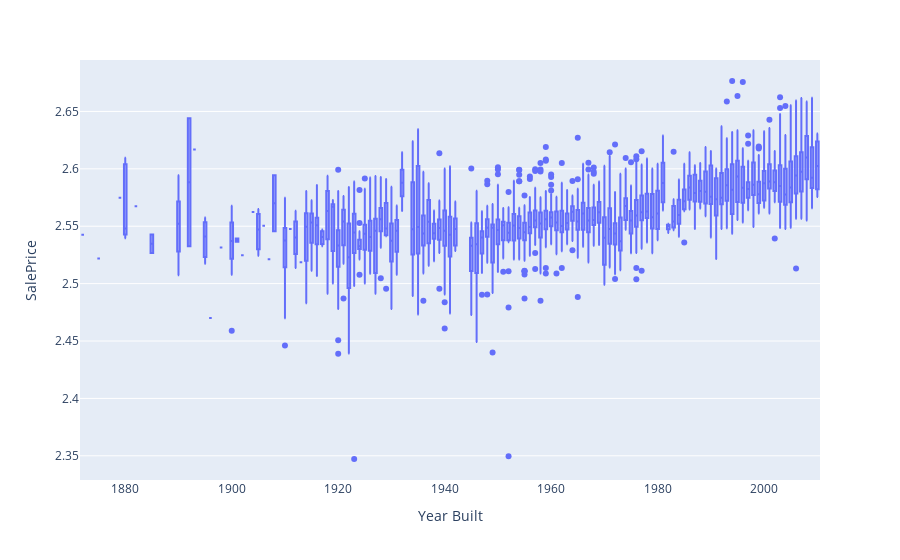

The code cell stored with this chart in its notebook:
### Code cell
fig = px.box(df_train, x='Year Built', y='SalePrice')
fig.show()

### Figure 1 — Plotly figure (JSON) as saved in the notebook; plotly's stock layout.template omitted (floating-point values rounded to 4 significant figures; data arrays with more than 128 entries replaced by an {"elided": "..."} marker saying what was removed)
{"data": [{"alignmentgroup": "True", "hovertemplate": "Year Built=%{x}<br>SalePrice=%{y}<extra></extra>", "legendgroup": "", "marker": {"color": "#636efa"}, "name": "", "notched": false, "offsetgroup": "", "orientation": "v", "showlegend": false, "type": "box", "x": {"elided": "2930 int values"}, "x0": " ", "xaxis": "x", "y": {"elided": "2930 float values"}, "y0": " ", "yaxis": "y"}], "layout": {"autosize": true, "boxmode": "group", "legend": {"tracegroupgap": 0}, "margin": {"t": 60}, "xaxis": {"anchor": "y", "autorange": true, "domain": [0, 1], "range": [1872.0, 2010.0], "title": {"text": "Year Built"}, "type": "linear"}, "yaxis": {"anchor": "x", "autorange": true, "domain": [0, 1], "range": [2.329, 2.695], "title": {"text": "SalePrice"}, "type": "linear"}}}
